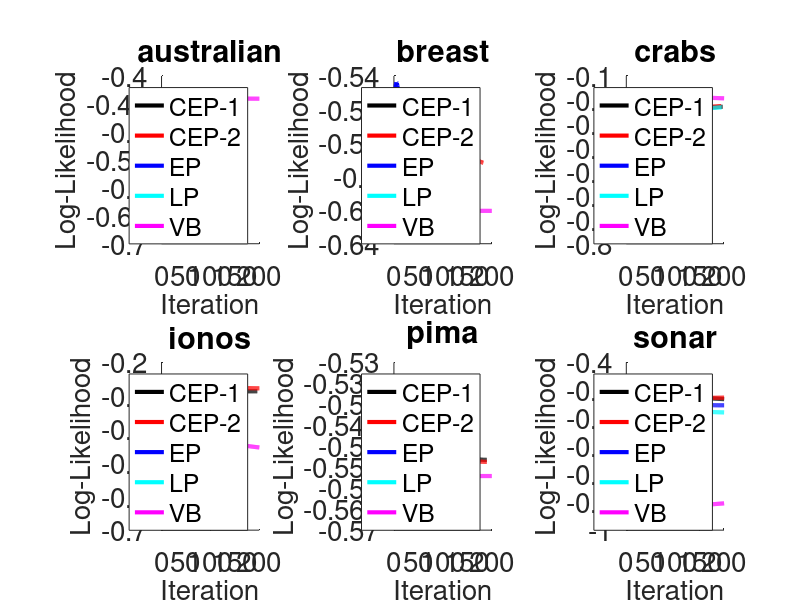

This figure's MATLAB source:
clear;
close all;

% load data

load('cep-realdata.mat');
load('cep2-realdata.mat');
load('ep-realdata.mat');
load('lp-realdata.mat');
load('vb-realdata.mat');

num_dataset = 6;
num_run = 5;
data_set = {'australian', 'breast', 'crabs', 'ionos', 'pima', 'sonar'};


for i = 1 : num_dataset
    cep_size = zeros(num_run, 1);
    cep2_size = zeros(num_run, 1);
    ep_size = zeros(num_run, 1);
    lp_size = zeros(num_run, 1);
    vb_size = zeros(num_run, 1);
    % average
    for j = 1 : num_run
        cep_size(j) = size(cep.lls{i,j}, 2);
        cep2_size(j) = size(cep2.lls{i,j}, 2);
        ep_size(j) = size(ep.lls{i,j}, 2);
        lp_size(j) = size(lp.lls{i,j}, 2);
        vb_size(j) = size(vb.lls{i,j}, 2);
    end
 
    cep_length = max(cep_size);
    cep2_length = max(cep2_size);
    ep_length = max(ep_size);
    lp_length = max(lp_size);
    vb_length = max(vb_size);
    
    cep_data = zeros(num_run, cep_length);
    cep2_data = zeros(num_run, cep2_length);
    ep_data = zeros(num_run, ep_length);
    lp_data = zeros(num_run, lp_length);
    vb_data = zeros(num_run, vb_length);
    
    for j = 1: num_run
        cep_data(j,1:cep_size(j)) = cep.lls{i,j};
        cep_data(j,setdiff(1:max(cep_size), 1:cep_size(j))) = cep.lls{i,j}(end);
        
        cep2_data(j,1:cep2_size(j)) = cep2.lls{i,j};
        cep2_data(j,setdiff(1:cep2_length, 1:cep2_size(j))) = cep2.lls{i,j}(end);
        
        ep_data(j,1:ep_size(j)) = ep.lls{i,j};
        ep_data(j,setdiff(1:ep_length, 1:ep_size(j))) = ep.lls{i,j}(end);
        
        lp_data(j,1:lp_size(j)) = lp.lls{i,j};
        lp_data(j,setdiff(1:lp_length, 1:lp_size(j))) = lp.lls{i,j}(end);
        
        vb_data(j,1:vb_size(j)) = vb.lls{i,j};
        vb_data(j,setdiff(1:vb_length, 1:vb_size(j))) = vb.lls{i,j}(end);
    end
    
    cep_data = mean(cep_data);
    cep2_data = mean(cep2_data);
    ep_data = mean(ep_data);
    lp_data = mean(lp_data);
    vb_data = mean(vb_data);
    
    subplot(2,3,i);
    hold on;
    plot(1:cep_length, cep_data, 'k', 'LineWidth',3);
    
    plot(1:cep2_length, cep2_data, 'r', 'LineWidth',3);
    
    plot(1:ep_length, ep_data, 'b', 'LineWidth',3);
    
    plot(1:lp_length, lp_data, 'c', 'LineWidth',3);
    
    plot(1:vb_length, vb_data, 'm', 'LineWidth',3);
    
    title(sprintf('%s', data_set{i}));
    
    set(gca, 'FontSize', 20);
%     ylim([0.1, 10^5]);
    xlim([0,200]);
    legend('CEP-1', 'CEP-2', 'EP', 'LP', 'VB'); 
    xlabel('Iteration', 'FontSize', 20);
    ylabel('Log-Likelihood', 'FontSize', 20);
    
    hold off;
    
end